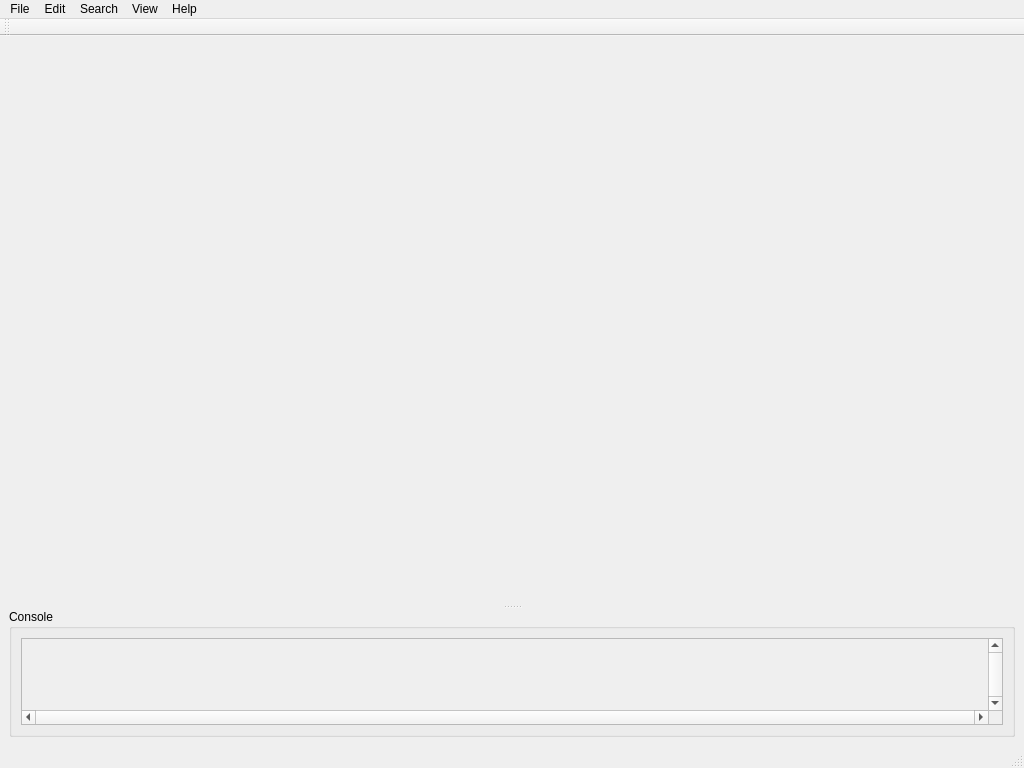
<?xml version="1.0" encoding="UTF-8"?>
<ui version="4.0">
 <class>MainWindow</class>
 <widget class="QMainWindow" name="MainWindow">
  <property name="geometry">
   <rect>
    <x>0</x>
    <y>0</y>
    <width>1024</width>
    <height>768</height>
   </rect>
  </property>
  <property name="minimumSize">
   <size>
    <width>1024</width>
    <height>768</height>
   </size>
  </property>
  <property name="windowTitle">
   <string>Gamefinder</string>
  </property>
  <widget class="QWidget" name="centralwidget">
   <layout class="QVBoxLayout" name="verticalLayout_2">
    <item>
     <widget class="QSplitter" name="splitter">
      <property name="maximumSize">
       <size>
        <width>16777215</width>
        <height>16777215</height>
       </size>
      </property>
      <property name="orientation">
       <enum>Qt::Vertical</enum>
      </property>
      <widget class="QWidget" name="verticalLayoutWidget">
       <layout class="QVBoxLayout" name="main"/>
      </widget>
      <widget class="QGroupBox" name="consoleGroupBox">
       <property name="sizePolicy">
        <sizepolicy hsizetype="Preferred" vsizetype="Preferred">
         <horstretch>0</horstretch>
         <verstretch>0</verstretch>
        </sizepolicy>
       </property>
       <property name="minimumSize">
        <size>
         <width>0</width>
         <height>0</height>
        </size>
       </property>
       <property name="maximumSize">
        <size>
         <width>16777215</width>
         <height>128</height>
        </size>
       </property>
       <property name="title">
        <string>Console</string>
       </property>
       <layout class="QVBoxLayout" name="verticalLayout">
        <item>
         <layout class="QVBoxLayout" name="consoleLayout">
          <item>
           <widget class="QScrollArea" name="consoleScroll">
            <property name="verticalScrollBarPolicy">
             <enum>Qt::ScrollBarAlwaysOn</enum>
            </property>
            <property name="horizontalScrollBarPolicy">
             <enum>Qt::ScrollBarAlwaysOn</enum>
            </property>
            <property name="widgetResizable">
             <bool>true</bool>
            </property>
            <widget class="QWidget" name="scrollAreaWidgetContents_2">
             <property name="geometry">
              <rect>
               <x>0</x>
               <y>0</y>
               <width>965</width>
               <height>71</height>
              </rect>
             </property>
             <layout class="QVBoxLayout" name="verticalLayout_3">
              <item>
               <widget class="QLabel" name="consoleLabel">
                <property name="text">
                 <string/>
                </property>
                <property name="alignment">
                 <set>Qt::AlignBottom|Qt::AlignLeading|Qt::AlignLeft</set>
                </property>
                <property name="textInteractionFlags">
                 <set>Qt::TextSelectableByMouse</set>
                </property>
               </widget>
              </item>
             </layout>
            </widget>
           </widget>
          </item>
         </layout>
        </item>
       </layout>
      </widget>
     </widget>
    </item>
   </layout>
  </widget>
  <widget class="QMenuBar" name="menubar">
   <property name="geometry">
    <rect>
     <x>0</x>
     <y>0</y>
     <width>1024</width>
     <height>22</height>
    </rect>
   </property>
   <widget class="QMenu" name="menuFile">
    <property name="title">
     <string>File</string>
    </property>
    <addaction name="actionSettings"/>
    <addaction name="actionQuit"/>
   </widget>
   <widget class="QMenu" name="menuHelp">
    <property name="title">
     <string>Help</string>
    </property>
    <addaction name="actionAbout"/>
   </widget>
   <widget class="QMenu" name="menuSearch">
    <property name="title">
     <string>Search</string>
    </property>
    <addaction name="actionStart"/>
    <addaction name="actionStop"/>
   </widget>
   <widget class="QMenu" name="menuEbay">
    <property name="title">
     <string>Edit</string>
    </property>
    <addaction name="actionPlatforms"/>
    <addaction name="actionAuthentication"/>
   </widget>
   <widget class="QMenu" name="menuView">
    <property name="title">
     <string>View</string>
    </property>
    <addaction name="actionToolbar"/>
   </widget>
   <addaction name="menuFile"/>
   <addaction name="menuEbay"/>
   <addaction name="menuSearch"/>
   <addaction name="menuView"/>
   <addaction name="menuHelp"/>
  </widget>
  <widget class="QStatusBar" name="statusbar">
   <property name="sizePolicy">
    <sizepolicy hsizetype="Preferred" vsizetype="Preferred">
     <horstretch>0</horstretch>
     <verstretch>0</verstretch>
    </sizepolicy>
   </property>
   <property name="layoutDirection">
    <enum>Qt::LeftToRight</enum>
   </property>
  </widget>
  <widget class="QToolBar" name="toolBar">
   <property name="windowTitle">
    <string>toolBar</string>
   </property>
   <property name="iconSize">
    <size>
     <width>32</width>
     <height>32</height>
    </size>
   </property>
   <property name="toolButtonStyle">
    <enum>Qt::ToolButtonTextUnderIcon</enum>
   </property>
   <attribute name="toolBarArea">
    <enum>TopToolBarArea</enum>
   </attribute>
   <attribute name="toolBarBreak">
    <bool>false</bool>
   </attribute>
  </widget>
  <action name="actionAbout">
   <property name="text">
    <string>About</string>
   </property>
  </action>
  <action name="actionQuit">
   <property name="text">
    <string>Quit</string>
   </property>
  </action>
  <action name="actionStart">
   <property name="text">
    <string>Start</string>
   </property>
  </action>
  <action name="actionStop">
   <property name="text">
    <string>Stop</string>
   </property>
  </action>
  <action name="actionConfigure">
   <property name="text">
    <string>Configure</string>
   </property>
  </action>
  <action name="actionSettings">
   <property name="text">
    <string>Settings</string>
   </property>
  </action>
  <action name="actionAuthentication">
   <property name="text">
    <string>Authentication</string>
   </property>
  </action>
  <action name="actionPlatforms">
   <property name="text">
    <string>Platforms</string>
   </property>
  </action>
  <action name="actionToolbar">
   <property name="text">
    <string>Toolbar</string>
   </property>
  </action>
 </widget>
 <resources/>
 <connections/>
</ui>
